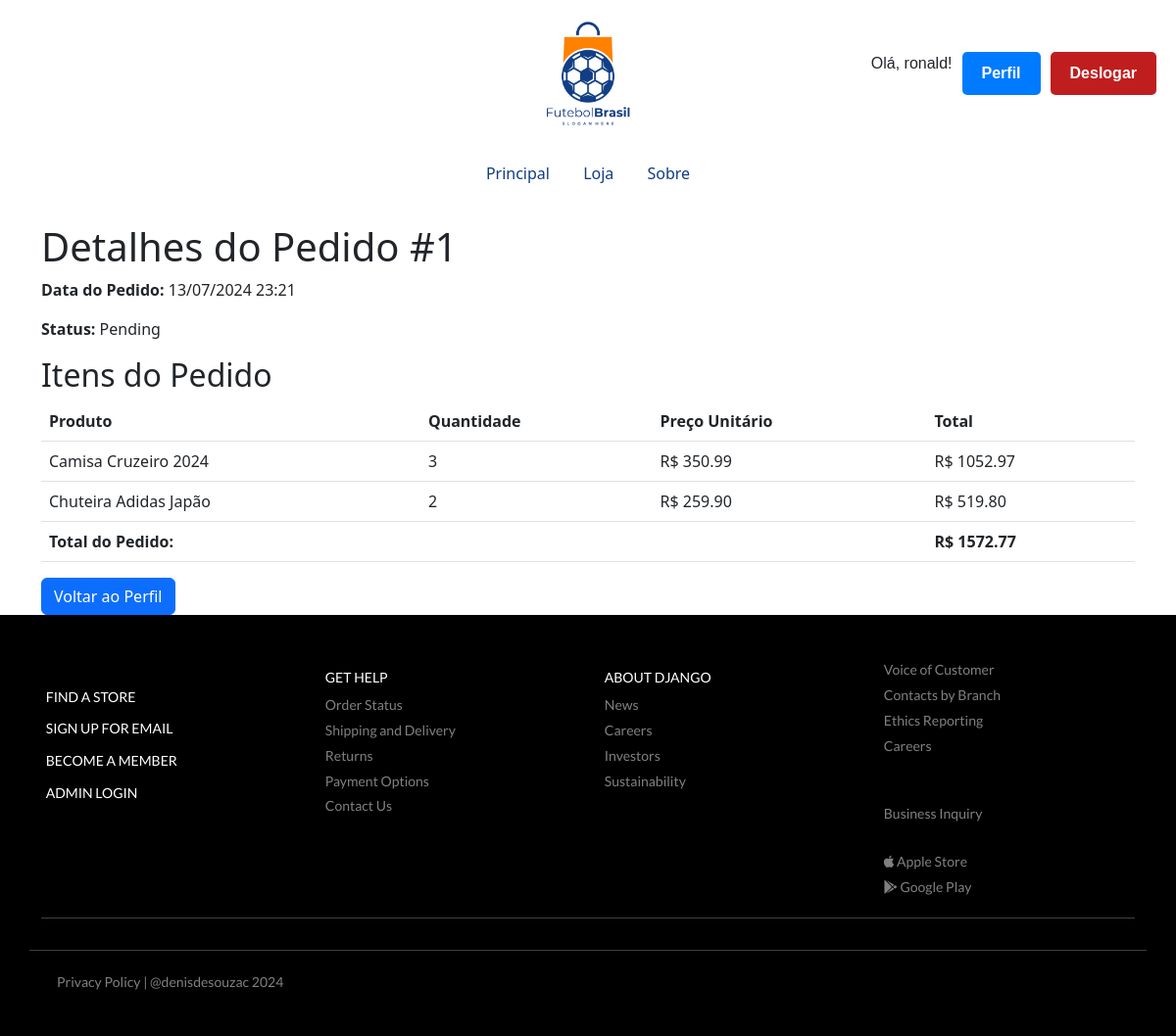
The app's page /pedido/1/ (signed in), older data.
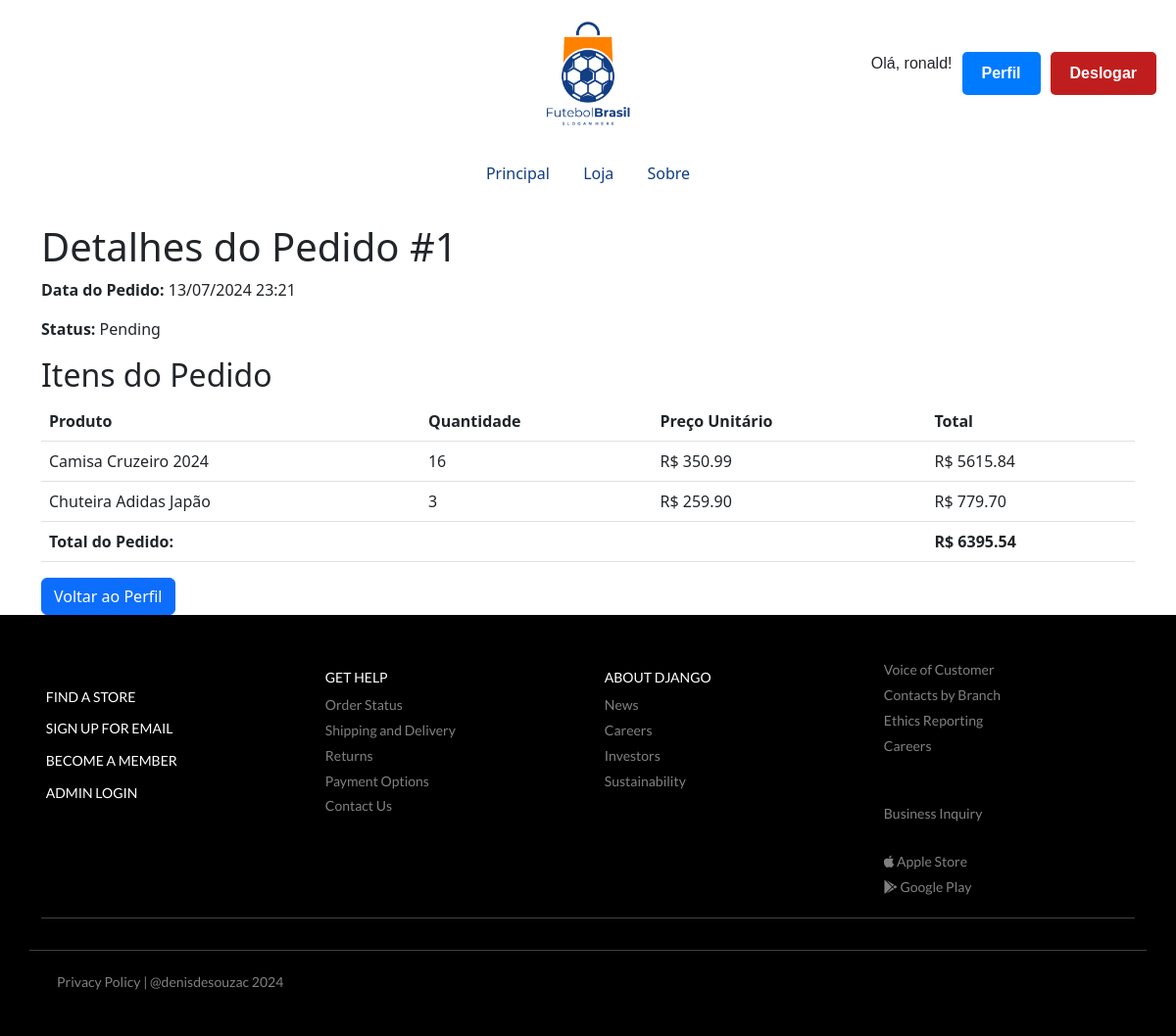
The same page, newer data.
### store/models.py (models this page shows, shortened)
class OrderItem(models.Model):
    order = models.ForeignKey(Order, on_delete=models.CASCADE, related_name='order_items')
    product = models.ForeignKey(Product, on_delete=models.CASCADE, related_name='order_items')
    quantity = models.IntegerField(default=1)
    unit_price = models.DecimalField(max_digits=10, decimal_places=2, default=0.00)
    total_price = models.DecimalField(max_digits=10, decimal_places=2, default=0.00)

class Order(models.Model):
    order_date = models.DateTimeField(auto_now_add=True)
    status = models.CharField(max_length=20, choices=[('pending', 'Pending'), ('shipped', 'Shipped'), ('delivered', 'Delivered'), ('cancelled', 'Cancelled')])
    client = models.ForeignKey(Client, on_delete=models.CASCADE, related_name='orders')
    delivery_address = models.CharField(max_length=200, blank=True)
    def get_total_price(self):
        return sum(item.total_price for item in self.order_items.all())

### catalog/models.py (models this page shows, shortened)
class Product(models.Model):
    name = models.CharField(max_length=40)
    description = models.TextField(max_length=200)
    price = models.DecimalField(max_digits=10, decimal_places=2)  # Usando DecimalField para precisão de preços
    quantity_in_stock = models.PositiveIntegerField(default=0)
    image = models.ImageField(upload_to='images/', null=True, blank=True)
    category = models.ForeignKey(Category, on_delete=models.CASCADE, related_name='products')

### store/views.py (the view)
# urls.py: path('pedido/<int:id>/', views.order_detail, name='order_detail'),
def order_detail(request, id):
    order = get_object_or_404(Order, id=id, client=request.user.client)
    return render(request, 'order_detail.html', {'order': order})

### store/templates/order_detail.html (shortened to what this page needs)
{% extends "base.html" %}
{% block conteudo %}
    <div class="container mt-4">
        <h1>Detalhes do Pedido #{{ order.id }}</h1>
        <p><strong>Data do Pedido:</strong> {{ order.order_date|date:"d/m/Y H:i" }}</p>
        <p><strong>Status:</strong> {{ order.get_status_display }}</p>
        <h2>Itens do Pedido</h2>
        <table class="table">
            <thead>
                <tr>
                    <th>Produto</th>
                    <th>Quantidade</th>
                    <th>Preço Unitário</th>
                    <th>Total</th>
                </tr>
            </thead>
            <tbody>
                {% for item in order.order_items.all %}
                    <tr>
                        <td>{{ item.product.name }}</td>
                        <td>{{ item.quantity }}</td>
                        <td>R$ {{ item.unit_price }}</td>
                        <td>R$ {{ item.total_price }}</td>
                    </tr>
                {% endfor %}
                <tr>
                    <td colspan="3"><strong>Total do Pedido:</strong></td>
                    <td><strong>R$ {{ order.get_total_price }}</strong></td>
                </tr>
            </tbody>
        </table>
        <a href="{% url 'perfil' %}" class="btn btn-primary">Voltar ao Perfil</a>
    </div>
{% endblock %}

Row changes from the older to the newer data that the page shows:
changed through a linked row, Order "Pending": get_total_price "1572.77" → "6395.54"
changed OrderItem "Camisa Cruzeiro 2024": quantity "3" → "16"; total_price "1052.97" → "5615.84"
changed OrderItem "Chuteira Adidas Japão": quantity "2" → "3"; total_price "519.80" → "779.70"
